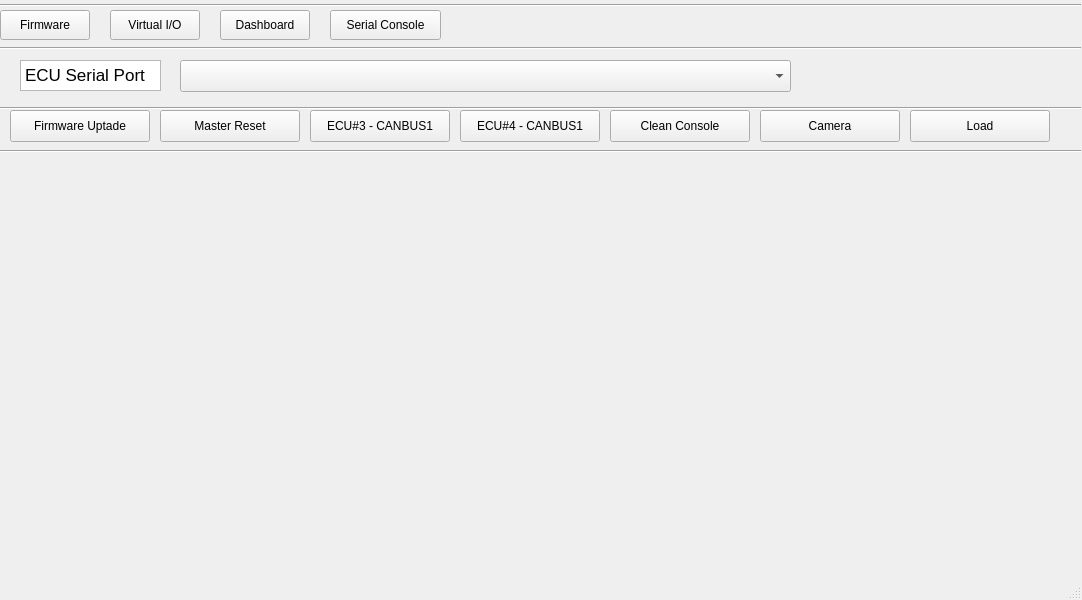
<?xml version="1.0" encoding="UTF-8"?>
<ui version="4.0">
 <class>MainWindow</class>
 <widget class="QMainWindow" name="MainWindow">
  <property name="geometry">
   <rect>
    <x>0</x>
    <y>0</y>
    <width>1082</width>
    <height>600</height>
   </rect>
  </property>
  <property name="windowTitle">
   <string>MainWindow</string>
  </property>
  <widget class="QWidget" name="centralwidget">
   <widget class="QPushButton" name="firmwareButton">
    <property name="geometry">
     <rect>
      <x>0</x>
      <y>10</y>
      <width>90</width>
      <height>30</height>
     </rect>
    </property>
    <property name="text">
     <string>Firmware</string>
    </property>
   </widget>
   <widget class="Line" name="line">
    <property name="geometry">
     <rect>
      <x>0</x>
      <y>40</y>
      <width>1081</width>
      <height>16</height>
     </rect>
    </property>
    <property name="orientation">
     <enum>Qt::Horizontal</enum>
    </property>
   </widget>
   <widget class="Line" name="line_2">
    <property name="geometry">
     <rect>
      <x>0</x>
      <y>-5</y>
      <width>1081</width>
      <height>21</height>
     </rect>
    </property>
    <property name="orientation">
     <enum>Qt::Horizontal</enum>
    </property>
   </widget>
   <widget class="QPushButton" name="virtualButton">
    <property name="geometry">
     <rect>
      <x>110</x>
      <y>10</y>
      <width>90</width>
      <height>30</height>
     </rect>
    </property>
    <property name="text">
     <string>Virtual I/O</string>
    </property>
   </widget>
   <widget class="QPushButton" name="dashboardButton">
    <property name="geometry">
     <rect>
      <x>220</x>
      <y>10</y>
      <width>90</width>
      <height>30</height>
     </rect>
    </property>
    <property name="text">
     <string>Dashboard</string>
    </property>
   </widget>
   <widget class="QPushButton" name="serialConsoleButton">
    <property name="geometry">
     <rect>
      <x>330</x>
      <y>10</y>
      <width>111</width>
      <height>30</height>
     </rect>
    </property>
    <property name="text">
     <string>Serial Console</string>
    </property>
   </widget>
   <widget class="QStackedWidget" name="stackedWidget">
    <property name="geometry">
     <rect>
      <x>0</x>
      <y>50</y>
      <width>1081</width>
      <height>491</height>
     </rect>
    </property>
    <property name="currentIndex">
     <number>0</number>
    </property>
    <widget class="QWidget" name="page_1">
     <widget class="Line" name="line_3">
      <property name="geometry">
       <rect>
        <x>0</x>
        <y>50</y>
        <width>1181</width>
        <height>16</height>
       </rect>
      </property>
      <property name="orientation">
       <enum>Qt::Horizontal</enum>
      </property>
     </widget>
     <widget class="QComboBox" name="comboBox">
      <property name="geometry">
       <rect>
        <x>180</x>
        <y>10</y>
        <width>611</width>
        <height>32</height>
       </rect>
      </property>
     </widget>
     <widget class="QPushButton" name="firmwareUpdateButton">
      <property name="geometry">
       <rect>
        <x>10</x>
        <y>60</y>
        <width>140</width>
        <height>32</height>
       </rect>
      </property>
      <property name="text">
       <string>Firmware Uptade</string>
      </property>
     </widget>
     <widget class="QPushButton" name="cleanConsoleButton">
      <property name="geometry">
       <rect>
        <x>610</x>
        <y>60</y>
        <width>140</width>
        <height>32</height>
       </rect>
      </property>
      <property name="text">
       <string>Clean Console</string>
      </property>
     </widget>
     <widget class="QPushButton" name="ecu3Button">
      <property name="geometry">
       <rect>
        <x>310</x>
        <y>60</y>
        <width>140</width>
        <height>32</height>
       </rect>
      </property>
      <property name="text">
       <string>ECU#3 - CANBUS1</string>
      </property>
     </widget>
     <widget class="QTextBrowser" name="textBrowser">
      <property name="geometry">
       <rect>
        <x>20</x>
        <y>10</y>
        <width>141</width>
        <height>31</height>
       </rect>
      </property>
      <property name="font">
       <font>
        <kerning>true</kerning>
       </font>
      </property>
      <property name="html">
       <string>&lt;!DOCTYPE HTML PUBLIC &quot;-//W3C//DTD HTML 4.0//EN&quot; &quot;http://www.w3.org/TR/REC-html40/strict.dtd&quot;&gt;
&lt;html&gt;&lt;head&gt;&lt;meta name=&quot;qrichtext&quot; content=&quot;1&quot; /&gt;&lt;meta charset=&quot;utf-8&quot; /&gt;&lt;style type=&quot;text/css&quot;&gt;
p, li { white-space: pre-wrap; }
hr { height: 1px; border-width: 0; }
li.unchecked::marker { content: &quot;\2610&quot;; }
li.checked::marker { content: &quot;\2612&quot;; }
&lt;/style&gt;&lt;/head&gt;&lt;body style=&quot; font-family:'.AppleSystemUIFont'; font-size:13pt; font-weight:400; font-style:normal;&quot;&gt;
&lt;p style=&quot; margin-top:0px; margin-bottom:0px; margin-left:0px; margin-right:0px; -qt-block-indent:0; text-indent:0px;&quot;&gt;ECU Serial Port&lt;/p&gt;&lt;/body&gt;&lt;/html&gt;</string>
      </property>
     </widget>
     <widget class="QPushButton" name="loadButton">
      <property name="geometry">
       <rect>
        <x>910</x>
        <y>60</y>
        <width>140</width>
        <height>32</height>
       </rect>
      </property>
      <property name="text">
       <string>Load</string>
      </property>
     </widget>
     <widget class="QPushButton" name="cameraButton">
      <property name="geometry">
       <rect>
        <x>760</x>
        <y>60</y>
        <width>140</width>
        <height>32</height>
       </rect>
      </property>
      <property name="text">
       <string>Camera</string>
      </property>
     </widget>
     <widget class="QPushButton" name="ecu4Button">
      <property name="geometry">
       <rect>
        <x>460</x>
        <y>60</y>
        <width>140</width>
        <height>32</height>
       </rect>
      </property>
      <property name="text">
       <string>ECU#4 - CANBUS1</string>
      </property>
     </widget>
     <widget class="QPushButton" name="masterResetButton">
      <property name="geometry">
       <rect>
        <x>160</x>
        <y>60</y>
        <width>140</width>
        <height>32</height>
       </rect>
      </property>
      <property name="text">
       <string>Master Reset</string>
      </property>
     </widget>
     <widget class="Line" name="line_4">
      <property name="geometry">
       <rect>
        <x>0</x>
        <y>100</y>
        <width>1181</width>
        <height>3</height>
       </rect>
      </property>
      <property name="orientation">
       <enum>Qt::Horizontal</enum>
      </property>
     </widget>
    </widget>
    <widget class="QWidget" name="page_4"/>
    <widget class="QWidget" name="page_5"/>
    <widget class="QWidget" name="page_3">
     <widget class="QTableWidget" name="tableWidget">
      <property name="geometry">
       <rect>
        <x>590</x>
        <y>50</y>
        <width>451</width>
        <height>192</height>
       </rect>
      </property>
      <property name="sortingEnabled">
       <bool>false</bool>
      </property>
      <attribute name="horizontalHeaderCascadingSectionResizes">
       <bool>false</bool>
      </attribute>
      <row>
       <property name="text">
        <string>ECU#1</string>
       </property>
      </row>
      <row>
       <property name="text">
        <string>ECU#2</string>
       </property>
      </row>
      <row>
       <property name="text">
        <string>ECU#3</string>
       </property>
      </row>
      <row>
       <property name="text">
        <string>ECU#4</string>
       </property>
      </row>
      <column>
       <property name="text">
        <string>N°</string>
       </property>
      </column>
      <column>
       <property name="text">
        <string>DIN#1</string>
       </property>
      </column>
      <column>
       <property name="text">
        <string>DIN#2</string>
       </property>
      </column>
      <column>
       <property name="text">
        <string>DIN#3</string>
       </property>
      </column>
      <column>
       <property name="text">
        <string>DIN#4</string>
       </property>
      </column>
      <column>
       <property name="text">
        <string>AIN#1</string>
       </property>
      </column>
      <column>
       <property name="text">
        <string>AIN#2</string>
       </property>
      </column>
      <column>
       <property name="text">
        <string>AIN#3</string>
       </property>
      </column>
      <column>
       <property name="text">
        <string>AIN#4</string>
       </property>
      </column>
      <item row="0" column="0">
       <property name="text">
        <string/>
       </property>
       <property name="checkState">
        <enum>Unchecked</enum>
       </property>
      </item>
      <item row="0" column="1">
       <property name="text">
        <string/>
       </property>
       <property name="checkState">
        <enum>Unchecked</enum>
       </property>
      </item>
      <item row="0" column="2">
       <property name="text">
        <string/>
       </property>
       <property name="checkState">
        <enum>Unchecked</enum>
       </property>
      </item>
      <item row="0" column="3">
       <property name="text">
        <string/>
       </property>
       <property name="checkState">
        <enum>Unchecked</enum>
       </property>
      </item>
      <item row="0" column="4">
       <property name="text">
        <string/>
       </property>
       <property name="checkState">
        <enum>Unchecked</enum>
       </property>
      </item>
      <item row="0" column="5">
       <property name="text">
        <string/>
       </property>
       <property name="checkState">
        <enum>Unchecked</enum>
       </property>
      </item>
      <item row="0" column="6">
       <property name="text">
        <string/>
       </property>
       <property name="checkState">
        <enum>Unchecked</enum>
       </property>
      </item>
      <item row="0" column="7">
       <property name="text">
        <string/>
       </property>
       <property name="checkState">
        <enum>Unchecked</enum>
       </property>
      </item>
      <item row="0" column="8">
       <property name="text">
        <string/>
       </property>
       <property name="checkState">
        <enum>Unchecked</enum>
       </property>
      </item>
      <item row="1" column="0">
       <property name="text">
        <string/>
       </property>
       <property name="checkState">
        <enum>Unchecked</enum>
       </property>
      </item>
      <item row="1" column="1">
       <property name="text">
        <string/>
       </property>
       <property name="checkState">
        <enum>Unchecked</enum>
       </property>
      </item>
      <item row="1" column="2">
       <property name="text">
        <string/>
       </property>
       <property name="checkState">
        <enum>Unchecked</enum>
       </property>
      </item>
      <item row="1" column="3">
       <property name="text">
        <string/>
       </property>
       <property name="checkState">
        <enum>Unchecked</enum>
       </property>
      </item>
      <item row="1" column="4">
       <property name="text">
        <string/>
       </property>
       <property name="checkState">
        <enum>Unchecked</enum>
       </property>
      </item>
      <item row="1" column="5">
       <property name="text">
        <string/>
       </property>
       <property name="checkState">
        <enum>Unchecked</enum>
       </property>
      </item>
      <item row="1" column="6">
       <property name="text">
        <string/>
       </property>
       <property name="checkState">
        <enum>Unchecked</enum>
       </property>
      </item>
      <item row="1" column="7">
       <property name="text">
        <string/>
       </property>
       <property name="checkState">
        <enum>Unchecked</enum>
       </property>
      </item>
      <item row="1" column="8">
       <property name="text">
        <string/>
       </property>
       <property name="checkState">
        <enum>Unchecked</enum>
       </property>
      </item>
      <item row="2" column="0">
       <property name="text">
        <string/>
       </property>
       <property name="checkState">
        <enum>Unchecked</enum>
       </property>
      </item>
      <item row="2" column="1">
       <property name="text">
        <string/>
       </property>
       <property name="checkState">
        <enum>Unchecked</enum>
       </property>
      </item>
      <item row="2" column="2">
       <property name="text">
        <string/>
       </property>
       <property name="checkState">
        <enum>Unchecked</enum>
       </property>
      </item>
      <item row="2" column="3">
       <property name="text">
        <string/>
       </property>
       <property name="checkState">
        <enum>Unchecked</enum>
       </property>
      </item>
      <item row="2" column="4">
       <property name="text">
        <string/>
       </property>
       <property name="checkState">
        <enum>Unchecked</enum>
       </property>
      </item>
      <item row="2" column="5">
       <property name="text">
        <string/>
       </property>
       <property name="checkState">
        <enum>Unchecked</enum>
       </property>
      </item>
      <item row="2" column="6">
       <property name="text">
        <string/>
       </property>
       <property name="checkState">
        <enum>Unchecked</enum>
       </property>
      </item>
      <item row="2" column="7">
       <property name="text">
        <string/>
       </property>
       <property name="checkState">
        <enum>Unchecked</enum>
       </property>
      </item>
      <item row="2" column="8">
       <property name="text">
        <string/>
       </property>
       <property name="checkState">
        <enum>Unchecked</enum>
       </property>
      </item>
      <item row="3" column="0">
       <property name="text">
        <string/>
       </property>
       <property name="checkState">
        <enum>Unchecked</enum>
       </property>
      </item>
      <item row="3" column="1">
       <property name="text">
        <string/>
       </property>
       <property name="checkState">
        <enum>Unchecked</enum>
       </property>
      </item>
      <item row="3" column="2">
       <property name="text">
        <string/>
       </property>
       <property name="checkState">
        <enum>Unchecked</enum>
       </property>
      </item>
      <item row="3" column="3">
       <property name="text">
        <string/>
       </property>
       <property name="checkState">
        <enum>Unchecked</enum>
       </property>
      </item>
      <item row="3" column="4">
       <property name="text">
        <string/>
       </property>
       <property name="checkState">
        <enum>Unchecked</enum>
       </property>
      </item>
      <item row="3" column="5">
       <property name="text">
        <string/>
       </property>
       <property name="checkState">
        <enum>Unchecked</enum>
       </property>
      </item>
      <item row="3" column="6">
       <property name="text">
        <string/>
       </property>
       <property name="checkState">
        <enum>Unchecked</enum>
       </property>
      </item>
      <item row="3" column="7">
       <property name="text">
        <string/>
       </property>
       <property name="checkState">
        <enum>Unchecked</enum>
       </property>
      </item>
      <item row="3" column="8">
       <property name="text">
        <string/>
       </property>
       <property name="checkState">
        <enum>Unchecked</enum>
       </property>
      </item>
     </widget>
     <widget class="QTextBrowser" name="textBrowser_3">
      <property name="geometry">
       <rect>
        <x>600</x>
        <y>250</y>
        <width>181</width>
        <height>21</height>
       </rect>
      </property>
      <property name="html">
       <string>&lt;!DOCTYPE HTML PUBLIC &quot;-//W3C//DTD HTML 4.0//EN&quot; &quot;http://www.w3.org/TR/REC-html40/strict.dtd&quot;&gt;
&lt;html&gt;&lt;head&gt;&lt;meta name=&quot;qrichtext&quot; content=&quot;1&quot; /&gt;&lt;meta charset=&quot;utf-8&quot; /&gt;&lt;style type=&quot;text/css&quot;&gt;
p, li { white-space: pre-wrap; }
hr { height: 1px; border-width: 0; }
li.unchecked::marker { content: &quot;\2610&quot;; }
li.checked::marker { content: &quot;\2612&quot;; }
&lt;/style&gt;&lt;/head&gt;&lt;body style=&quot; font-family:'.AppleSystemUIFont'; font-size:13pt; font-weight:400; font-style:normal;&quot;&gt;
&lt;p style=&quot; margin-top:0px; margin-bottom:0px; margin-left:0px; margin-right:0px; -qt-block-indent:0; text-indent:0px;&quot;&gt;ECU# Send Data:&lt;/p&gt;&lt;/body&gt;&lt;/html&gt;</string>
      </property>
     </widget>
     <widget class="QPushButton" name="pushButton">
      <property name="geometry">
       <rect>
        <x>870</x>
        <y>280</y>
        <width>100</width>
        <height>21</height>
       </rect>
      </property>
      <property name="text">
       <string>ECU#1 Send</string>
      </property>
     </widget>
     <widget class="Line" name="line_7">
      <property name="geometry">
       <rect>
        <x>575</x>
        <y>20</y>
        <width>3</width>
        <height>380</height>
       </rect>
      </property>
      <property name="orientation">
       <enum>Qt::Vertical</enum>
      </property>
     </widget>
     <widget class="QLineEdit" name="lineEdit_3">
      <property name="geometry">
       <rect>
        <x>600</x>
        <y>340</y>
        <width>260</width>
        <height>21</height>
       </rect>
      </property>
     </widget>
     <widget class="Line" name="line_5">
      <property name="geometry">
       <rect>
        <x>10</x>
        <y>400</y>
        <width>540</width>
        <height>3</height>
       </rect>
      </property>
      <property name="orientation">
       <enum>Qt::Horizontal</enum>
      </property>
     </widget>
     <widget class="Line" name="line_6">
      <property name="geometry">
       <rect>
        <x>10</x>
        <y>20</y>
        <width>540</width>
        <height>3</height>
       </rect>
      </property>
      <property name="orientation">
       <enum>Qt::Horizontal</enum>
      </property>
     </widget>
     <widget class="QLineEdit" name="lineEdit">
      <property name="geometry">
       <rect>
        <x>600</x>
        <y>280</y>
        <width>260</width>
        <height>21</height>
       </rect>
      </property>
     </widget>
     <widget class="QPushButton" name="pushButton_7">
      <property name="geometry">
       <rect>
        <x>90</x>
        <y>70</y>
        <width>50</width>
        <height>32</height>
       </rect>
      </property>
      <property name="text">
       <string>DIN#2</string>
      </property>
     </widget>
     <widget class="QPushButton" name="pushButton_8">
      <property name="geometry">
       <rect>
        <x>210</x>
        <y>70</y>
        <width>50</width>
        <height>32</height>
       </rect>
      </property>
      <property name="text">
       <string>DIN#4</string>
      </property>
     </widget>
     <widget class="QPushButton" name="pushButton_3">
      <property name="geometry">
       <rect>
        <x>870</x>
        <y>340</y>
        <width>100</width>
        <height>21</height>
       </rect>
      </property>
      <property name="text">
       <string>ECU#3 Send</string>
      </property>
     </widget>
     <widget class="QSlider" name="horizontalSlider_3">
      <property name="geometry">
       <rect>
        <x>50</x>
        <y>310</y>
        <width>200</width>
        <height>25</height>
       </rect>
      </property>
      <property name="orientation">
       <enum>Qt::Horizontal</enum>
      </property>
     </widget>
     <widget class="QPushButton" name="pushButton_6">
      <property name="geometry">
       <rect>
        <x>30</x>
        <y>70</y>
        <width>50</width>
        <height>32</height>
       </rect>
      </property>
      <property name="text">
       <string>DIN#1</string>
      </property>
     </widget>
     <widget class="QSlider" name="horizontalSlider_2">
      <property name="geometry">
       <rect>
        <x>50</x>
        <y>270</y>
        <width>200</width>
        <height>25</height>
       </rect>
      </property>
      <property name="orientation">
       <enum>Qt::Horizontal</enum>
      </property>
     </widget>
     <widget class="Line" name="line_8">
      <property name="geometry">
       <rect>
        <x>550</x>
        <y>20</y>
        <width>3</width>
        <height>380</height>
       </rect>
      </property>
      <property name="orientation">
       <enum>Qt::Vertical</enum>
      </property>
     </widget>
     <widget class="QPushButton" name="pushButton_14">
      <property name="geometry">
       <rect>
        <x>360</x>
        <y>280</y>
        <width>171</width>
        <height>32</height>
       </rect>
      </property>
      <property name="text">
       <string>ECUs Connection</string>
      </property>
     </widget>
     <widget class="QTextBrowser" name="textBrowser_2">
      <property name="geometry">
       <rect>
        <x>10</x>
        <y>0</y>
        <width>121</width>
        <height>21</height>
       </rect>
      </property>
      <property name="html">
       <string>&lt;!DOCTYPE HTML PUBLIC &quot;-//W3C//DTD HTML 4.0//EN&quot; &quot;http://www.w3.org/TR/REC-html40/strict.dtd&quot;&gt;
&lt;html&gt;&lt;head&gt;&lt;meta name=&quot;qrichtext&quot; content=&quot;1&quot; /&gt;&lt;meta charset=&quot;utf-8&quot; /&gt;&lt;style type=&quot;text/css&quot;&gt;
p, li { white-space: pre-wrap; }
hr { height: 1px; border-width: 0; }
li.unchecked::marker { content: &quot;\2610&quot;; }
li.checked::marker { content: &quot;\2612&quot;; }
&lt;/style&gt;&lt;/head&gt;&lt;body style=&quot; font-family:'.AppleSystemUIFont'; font-size:13pt; font-weight:400; font-style:normal;&quot;&gt;
&lt;p style=&quot; margin-top:12px; margin-bottom:12px; margin-left:0px; margin-right:0px; -qt-block-indent:0; text-indent:0px;&quot;&gt;Virtual Input:&lt;/p&gt;&lt;/body&gt;&lt;/html&gt;</string>
      </property>
     </widget>
     <widget class="QLineEdit" name="lineEdit_4">
      <property name="geometry">
       <rect>
        <x>600</x>
        <y>370</y>
        <width>260</width>
        <height>21</height>
       </rect>
      </property>
     </widget>
     <widget class="QTextBrowser" name="textBrowser_4">
      <property name="geometry">
       <rect>
        <x>580</x>
        <y>20</y>
        <width>181</width>
        <height>21</height>
       </rect>
      </property>
      <property name="html">
       <string>&lt;!DOCTYPE HTML PUBLIC &quot;-//W3C//DTD HTML 4.0//EN&quot; &quot;http://www.w3.org/TR/REC-html40/strict.dtd&quot;&gt;
&lt;html&gt;&lt;head&gt;&lt;meta name=&quot;qrichtext&quot; content=&quot;1&quot; /&gt;&lt;meta charset=&quot;utf-8&quot; /&gt;&lt;style type=&quot;text/css&quot;&gt;
p, li { white-space: pre-wrap; }
hr { height: 1px; border-width: 0; }
li.unchecked::marker { content: &quot;\2610&quot;; }
li.checked::marker { content: &quot;\2612&quot;; }
&lt;/style&gt;&lt;/head&gt;&lt;body style=&quot; font-family:'.AppleSystemUIFont'; font-size:13pt; font-weight:400; font-style:normal;&quot;&gt;
&lt;p style=&quot; margin-top:0px; margin-bottom:0px; margin-left:0px; margin-right:0px; -qt-block-indent:0; text-indent:0px;&quot;&gt;ECU# Pin Mapping:&lt;/p&gt;&lt;/body&gt;&lt;/html&gt;</string>
      </property>
     </widget>
     <widget class="QPushButton" name="pushButton_5">
      <property name="geometry">
       <rect>
        <x>980</x>
        <y>280</y>
        <width>71</width>
        <height>111</height>
       </rect>
      </property>
      <property name="text">
       <string>Send All</string>
      </property>
     </widget>
     <widget class="QPushButton" name="pushButton_4">
      <property name="geometry">
       <rect>
        <x>870</x>
        <y>370</y>
        <width>100</width>
        <height>21</height>
       </rect>
      </property>
      <property name="text">
       <string>ECU#4 Send</string>
      </property>
     </widget>
     <widget class="QPushButton" name="pushButton_10">
      <property name="geometry">
       <rect>
        <x>260</x>
        <y>230</y>
        <width>51</width>
        <height>32</height>
       </rect>
      </property>
      <property name="text">
       <string>AIN#1</string>
      </property>
     </widget>
     <widget class="QPushButton" name="pushButton_11">
      <property name="geometry">
       <rect>
        <x>260</x>
        <y>310</y>
        <width>51</width>
        <height>32</height>
       </rect>
      </property>
      <property name="text">
       <string>AIN#3</string>
      </property>
     </widget>
     <widget class="QPushButton" name="pushButton_2">
      <property name="geometry">
       <rect>
        <x>870</x>
        <y>310</y>
        <width>100</width>
        <height>21</height>
       </rect>
      </property>
      <property name="text">
       <string>ECU#2 Send</string>
      </property>
     </widget>
     <widget class="QSlider" name="horizontalSlider_4">
      <property name="geometry">
       <rect>
        <x>50</x>
        <y>350</y>
        <width>200</width>
        <height>25</height>
       </rect>
      </property>
      <property name="orientation">
       <enum>Qt::Horizontal</enum>
      </property>
     </widget>
     <widget class="Line" name="line_9">
      <property name="geometry">
       <rect>
        <x>10</x>
        <y>20</y>
        <width>3</width>
        <height>380</height>
       </rect>
      </property>
      <property name="orientation">
       <enum>Qt::Vertical</enum>
      </property>
     </widget>
     <widget class="Line" name="line_10">
      <property name="geometry">
       <rect>
        <x>1060</x>
        <y>20</y>
        <width>3</width>
        <height>380</height>
       </rect>
      </property>
      <property name="orientation">
       <enum>Qt::Vertical</enum>
      </property>
     </widget>
     <widget class="QSlider" name="horizontalSlider">
      <property name="geometry">
       <rect>
        <x>50</x>
        <y>230</y>
        <width>200</width>
        <height>25</height>
       </rect>
      </property>
      <property name="orientation">
       <enum>Qt::Horizontal</enum>
      </property>
     </widget>
     <widget class="QPushButton" name="pushButton_15">
      <property name="geometry">
       <rect>
        <x>360</x>
        <y>320</y>
        <width>171</width>
        <height>32</height>
       </rect>
      </property>
      <property name="text">
       <string>Virtual Input (Default Test)</string>
      </property>
     </widget>
     <widget class="QTextBrowser" name="textBrowser_5">
      <property name="geometry">
       <rect>
        <x>580</x>
        <y>0</y>
        <width>181</width>
        <height>21</height>
       </rect>
      </property>
      <property name="html">
       <string>&lt;!DOCTYPE HTML PUBLIC &quot;-//W3C//DTD HTML 4.0//EN&quot; &quot;http://www.w3.org/TR/REC-html40/strict.dtd&quot;&gt;
&lt;html&gt;&lt;head&gt;&lt;meta name=&quot;qrichtext&quot; content=&quot;1&quot; /&gt;&lt;meta charset=&quot;utf-8&quot; /&gt;&lt;style type=&quot;text/css&quot;&gt;
p, li { white-space: pre-wrap; }
hr { height: 1px; border-width: 0; }
li.unchecked::marker { content: &quot;\2610&quot;; }
li.checked::marker { content: &quot;\2612&quot;; }
&lt;/style&gt;&lt;/head&gt;&lt;body style=&quot; font-family:'.AppleSystemUIFont'; font-size:13pt; font-weight:400; font-style:normal;&quot;&gt;
&lt;p style=&quot; margin-top:0px; margin-bottom:0px; margin-left:0px; margin-right:0px; -qt-block-indent:0; text-indent:0px;&quot;&gt;Virtual I/O Configuration:&lt;/p&gt;&lt;/body&gt;&lt;/html&gt;</string>
      </property>
     </widget>
     <widget class="QPushButton" name="pushButton_12">
      <property name="geometry">
       <rect>
        <x>260</x>
        <y>270</y>
        <width>51</width>
        <height>32</height>
       </rect>
      </property>
      <property name="text">
       <string>AIN#2</string>
      </property>
     </widget>
     <widget class="QLineEdit" name="lineEdit_2">
      <property name="geometry">
       <rect>
        <x>600</x>
        <y>310</y>
        <width>260</width>
        <height>21</height>
       </rect>
      </property>
     </widget>
     <widget class="Line" name="line_11">
      <property name="geometry">
       <rect>
        <x>575</x>
        <y>400</y>
        <width>485</width>
        <height>3</height>
       </rect>
      </property>
      <property name="orientation">
       <enum>Qt::Horizontal</enum>
      </property>
     </widget>
     <widget class="Line" name="line_12">
      <property name="geometry">
       <rect>
        <x>575</x>
        <y>20</y>
        <width>485</width>
        <height>3</height>
       </rect>
      </property>
      <property name="orientation">
       <enum>Qt::Horizontal</enum>
      </property>
     </widget>
     <widget class="QPushButton" name="pushButton_9">
      <property name="geometry">
       <rect>
        <x>150</x>
        <y>70</y>
        <width>50</width>
        <height>32</height>
       </rect>
      </property>
      <property name="text">
       <string>DIN#3</string>
      </property>
     </widget>
     <widget class="QPushButton" name="pushButton_13">
      <property name="geometry">
       <rect>
        <x>260</x>
        <y>350</y>
        <width>51</width>
        <height>32</height>
       </rect>
      </property>
      <property name="text">
       <string>AIN#4</string>
      </property>
     </widget>
    </widget>
   </widget>
  </widget>
  <widget class="QMenuBar" name="menubar">
   <property name="geometry">
    <rect>
     <x>0</x>
     <y>0</y>
     <width>1082</width>
     <height>24</height>
    </rect>
   </property>
  </widget>
  <widget class="QStatusBar" name="statusbar"/>
 </widget>
 <resources/>
 <connections/>
</ui>
